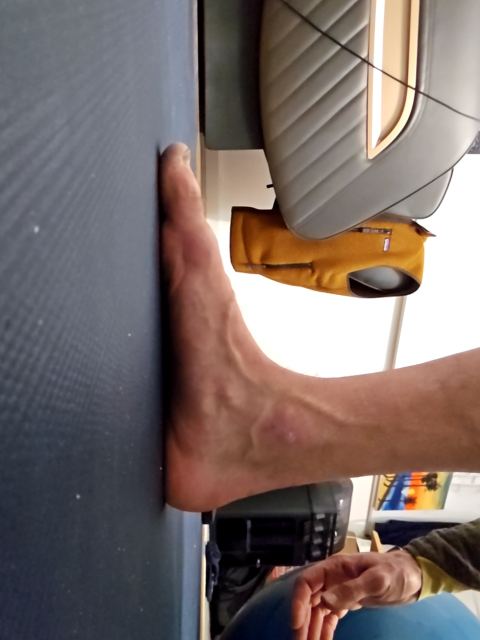
#> input picture side-reference.jpg, 960 x 1280 px (shown at 1/2 size)
$ python -i download_hero_images.py   (imports and definitions only)
#> lines starting #> are read from the running program, lines starting #| are printed output that depends on the picture; after the words box and inside, x2 and y2 are one past the last pixel; in counts of white or black regions, pixels touching at a corner belong together
#> further down, picture is the input picture: PIL image 960x1280 RGB; mean R, G, B 121.3, 108.5, 105.3
#!/usr/bin/env python3
"""
═══════════════════════════════════════════════════════════════════════
  climbing-gear.com — Hero Image Downloader
═══════════════════════════════════════════════════════════════════════

Universal image download script that enforces platform standards.
Downloads product images for any category, validates quality,
and processes to the standard 400×400 white-BG format.

Usage:
    python3 scripts/download_hero_images.py belays          # Download missing belay images
    python3 scripts/download_hero_images.py shoes           # Download missing shoe images
    python3 scripts/download_hero_images.py --all           # All categories
    python3 scripts/download_hero_images.py belays --force  # Re-download ALL (even existing)
    python3 scripts/download_hero_images.py belays --slug petzl-grigri  # Single product
"""
import sys, os, json, re, time
from pathlib import Path

sys.path.insert(0, str(Path(__file__).resolve().parent))
from image_standards import (
    CATEGORIES, SEARCH_QUERIES, TARGET_SIZE, BACKGROUND_COLOR,
    JPEG_QUALITY, MIN_FILE_SIZE_BYTES, BG_WHITE_THRESHOLD,
    TRUSTED_RETAILERS, get_image_dir, get_seed_path,
    PIPELINE,
)

try:
    import requests
    from PIL import Image
    from io import BytesIO
    import numpy as np
except ImportError:
    print("ERROR: Requires requests, Pillow, numpy. Install with:")
    print("  pip3 install requests Pillow numpy")
    sys.exit(1)

# [1 line that did not run here, left out]
# [5 lines not run here, left out]


# ─── Search ──────────────────────────────────────────────────────────

# [45 lines left out: functions bing_images, download_image, has_white_background, not called in this run]


def is_from_trusted_source(url: str) -> bool:
    """Check if URL is from a trusted retailer/manufacturer."""
    return any(domain in url.lower() for domain in TRUSTED_RETAILERS)


# ─── Processing pipeline ─────────────────────────────────────────────

def process_image(img: Image, target_size: tuple = TARGET_SIZE) -> Image:
    """Apply the full processing pipeline to an image."""
#> called with target_size = (400, 400)
    # Handle transparency
    if img.mode in ("RGBA", "LA", "P"):
        if img.mode == "P":
            img = img.convert("RGBA")
        bg = Image.new("RGBA", img.size, (*BACKGROUND_COLOR, 255))
        bg.paste(img, mask=img.split()[-1] if img.mode == "RGBA" else None)
        img = bg.convert("RGB")
    else:
        img = img.convert("RGB")

    w, h = img.size
#> w = 960; h = 1280

    # Crop to content bounding box
    if PIPELINE.crop_to_content:
        arr = np.array(img)
        corners = [arr[2, 2], arr[2, w-3], arr[h-3, 2], arr[h-3, w-3]]
#> corners = [[101, 109, 112], [176, 169, 163], [34, 35, 55], [102, 161, 195]]
        bg_color = np.mean(corners, axis=0)
#> bg_color = [103.2, 118.5, 131.2]
        diff = np.abs(arr.astype(float) - bg_color).sum(axis=2)
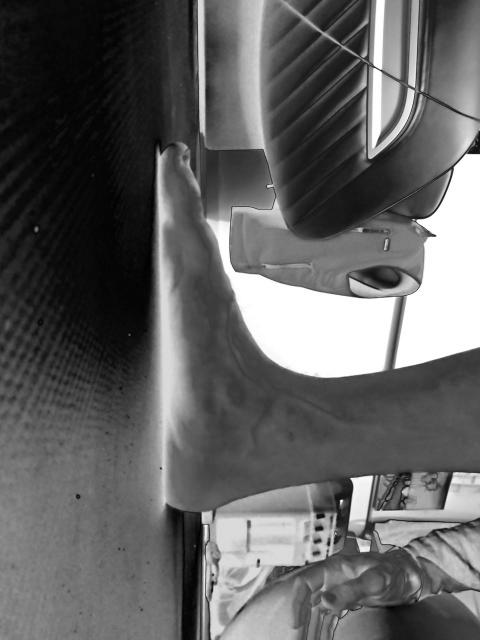
#> diff: shape (1280, 960) float64 (shown at 1/2 size); min 4.5, max 412, mean 161; drawn with min black and max white
        mask = diff > 30
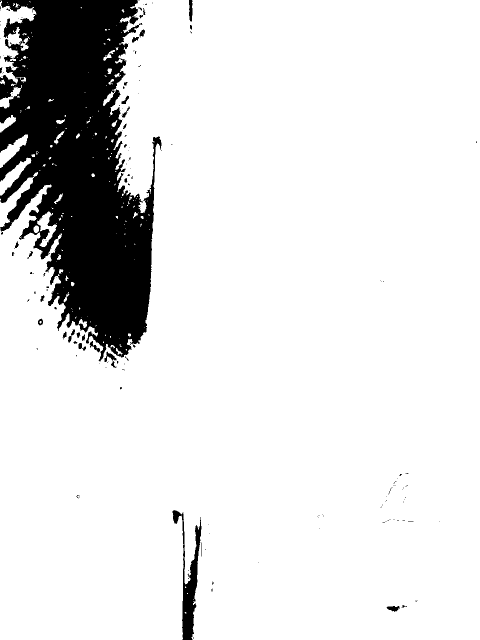
#> mask: shape (1280, 960) bool (shown at 1/2 size); 87.7% white; 177 black regions (143 under 20 px), largest, box (x1, y1, x2, y2) and area: (0, 0, 323, 723) 142993, (345, 1020, 403, 1280) 4611, (378, 0, 385, 43) 255
        rows = np.any(mask, axis=1)
        cols = np.any(mask, axis=0)
        if rows.any() and cols.any():
            rmin, rmax = np.where(rows)[0][[0, -1]]
#> rmin = 0; rmax = 1279
            cmin, cmax = np.where(cols)[0][[0, -1]]
#> cmin = 0; cmax = 959
            content_w = cmax - cmin
#> content_w = 959
            content_h = rmax - rmin
#> content_h = 1279
            pad = int(max(content_w, content_h) * PIPELINE.content_padding_pct)
#> pad = 102
            x1 = max(0, int(cmin - pad))
#> x1 = 0
            y1 = max(0, int(rmin - pad))
#> y1 = 0
            x2 = min(w, int(cmax + pad))
#> x2 = 960
            y2 = min(h, int(rmax + pad))
#> y2 = 1280
            img = img.crop((x1, y1, x2, y2))

    # Resize to fit within target
    img.thumbnail(target_size, Image.LANCZOS)
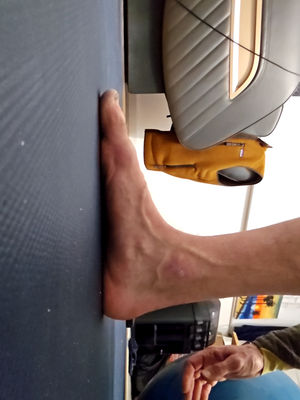
#> img: PIL image 300x400 RGB; mean R, G, B 121.3, 108.5, 105.3

    # Center on white canvas
    bg = Image.new("RGB", target_size, BACKGROUND_COLOR)
#> bg: PIL image 400x400 RGB; every value is 255
    x = (target_size[0] - img.width) // 2
#> x = 50
    y = (target_size[1] - img.height) // 2
#> y = 0
    bg.paste(img, (x, y))
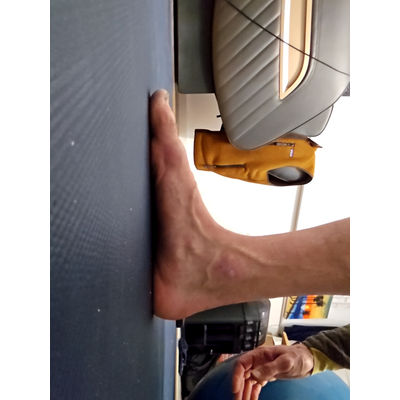
#> bg: PIL image 400x400 RGB; mean R, G, B 154.7, 145.1, 142.7
    return bg


# ─── Main download logic ─────────────────────────────────────────────

# [113 lines left out: functions download_product_image, process_category, main, not called in this run]


# [2 lines not run here, left out]

>>> from PIL import Image
>>> picture = Image.open('../side-reference.jpg')
>>> result = process_image(picture)
